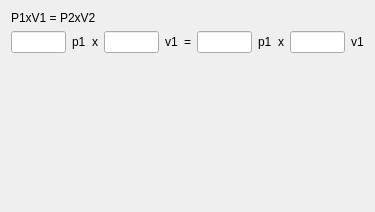
<?xml version="1.0" encoding="UTF-8"?>
<ui version="4.0">
 <class>CPage</class>
 <widget class="QWidget" name="CPage">
  <property name="geometry">
   <rect>
    <x>0</x>
    <y>0</y>
    <width>375</width>
    <height>212</height>
   </rect>
  </property>
  <property name="windowTitle">
   <string>Title</string>
  </property>
  <layout class="QVBoxLayout" name="verticalLayout">
   <item>
    <widget class="QLabel" name="label">
     <property name="text">
      <string>P1xV1 = P2xV2</string>
     </property>
    </widget>
   </item>
   <item>
    <layout class="QHBoxLayout" name="horizontalLayout">
     <item>
      <widget class="QLineEdit" name="p1"/>
     </item>
     <item>
      <widget class="QLabel" name="p1Label">
       <property name="text">
        <string>p1</string>
       </property>
      </widget>
     </item>
     <item>
      <widget class="QLabel" name="label_2">
       <property name="text">
        <string>x</string>
       </property>
      </widget>
     </item>
     <item>
      <widget class="QLineEdit" name="v1"/>
     </item>
     <item>
      <widget class="QLabel" name="v1Label">
       <property name="text">
        <string>v1</string>
       </property>
      </widget>
     </item>
     <item>
      <widget class="QLabel" name="label_3">
       <property name="text">
        <string>=</string>
       </property>
      </widget>
     </item>
     <item>
      <widget class="QLineEdit" name="p2"/>
     </item>
     <item>
      <widget class="QLabel" name="p2Label">
       <property name="text">
        <string>p1</string>
       </property>
      </widget>
     </item>
     <item>
      <widget class="QLabel" name="label_4">
       <property name="text">
        <string>x</string>
       </property>
      </widget>
     </item>
     <item>
      <widget class="QLineEdit" name="v2"/>
     </item>
     <item>
      <widget class="QLabel" name="v2Label">
       <property name="text">
        <string>v1</string>
       </property>
      </widget>
     </item>
    </layout>
   </item>
   <item>
    <spacer name="verticalSpacer">
     <property name="orientation">
      <enum>Qt::Orientation::Vertical</enum>
     </property>
     <property name="sizeHint" stdset="0">
      <size>
       <width>20</width>
       <height>139</height>
      </size>
     </property>
    </spacer>
   </item>
  </layout>
  <action name="actionExit">
   <property name="text">
    <string>Exit</string>
   </property>
   <property name="iconText">
    <string>E&amp;xit</string>
   </property>
   <property name="shortcut">
    <string>Alt+F4</string>
   </property>
  </action>
 </widget>
 <resources/>
 <connections/>
</ui>
